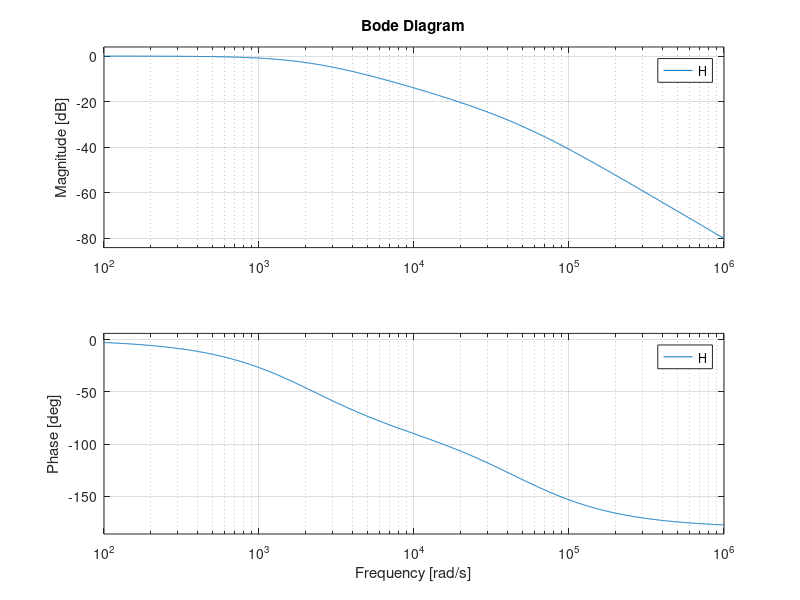

MATLAB code to generate this figure:
function question3a
%UNTITLED Summary of this function goes here
%   Detailed explanation goes here
H = tf([2],[0.00000002 0.001 2]);
bode(H)
end

